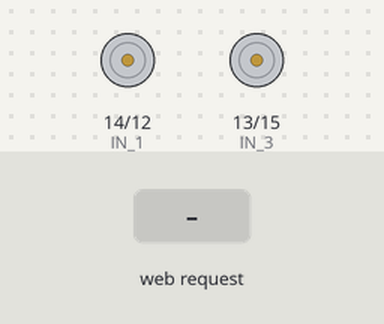
This sketch was run on a simulated ESP8266 (NodeMCU). On the bench: motor-driver pin pairs drawn as motors (green arrow = first pin HIGH = forward, orange = second pin HIGH = backward, longer = more drive, scaled by the enable pin). Inputs (shaded band) come from the test bench. What the sketch prints to the serial monitor is not drawn.

Above: at 1.2 s.
1.3 s: HTTP request GET /FL received
At 1.6 s:
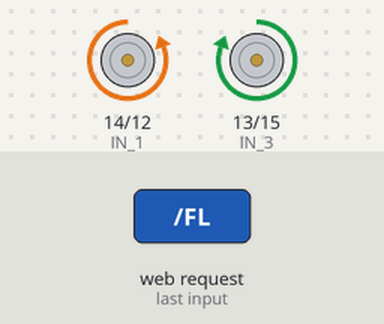
3.5 s: HTTP request GET /F2 received
5.0 s: HTTP request GET /FR received
At 5.5 s:
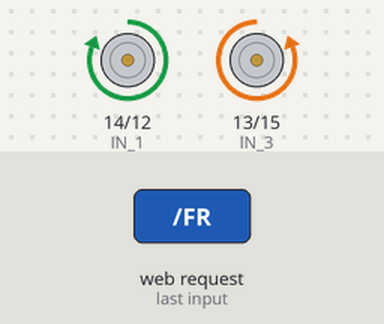
7.2 s: HTTP request GET /BL received
8.7 s: HTTP request GET /L2 received
10.2 s: HTTP request GET /S2 received
Timing chart, 0 to 12.7 s (numbered marks = the images above; inputs shaded):
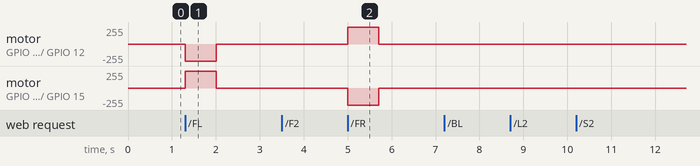

Measured:
- after the input at 1.3 s, motor on GPIO 14 (IN_1) / GPIO 12 (IN_2): stopped → backward 255/255 at once, → stopped 0.71 s later; motor on GPIO 13 (IN_3) / GPIO 15 (IN_4): stopped → forward 255/255 at once, → stopped 0.71 s later
- after the input at 5.0 s, motor on GPIO 14 (IN_1) / GPIO 12 (IN_2): stopped → forward 255/255 at once, → stopped 0.71 s later; motor on GPIO 13 (IN_3) / GPIO 15 (IN_4): stopped → backward 255/255 at once, → stopped 0.71 s later

The sketch:

sketch_may16a.ino
```cpp
#define ENA    5                                                                                                                                                        // Enable/speed motors Right          GPIO 5(D1)
//#define ENA_2  4          // Enable/speed motors Right_2        GPIO 4(D2)
#define ENB    0          // Enable/speed motors Left           GPIO 0(D3)
//#define ENB_2  2          // Enable/speed motors Left_2         GPIO 2(D4)
#define IN_1  14          // L298N in1 motors Right             GPIO14(D5)
#define IN_2  12          // L298N in2 motors Right             GPIO12(D6)
#define IN_3  13          // L298N in3 motors Left              GPIO13(D7)
#define IN_4  15          // L298N in4 motors Left              GPIO15(D8)
#include <ESP8266WiFi.h>
#include <WiFiClient.h>
#include <ESP8266WebServer.h>

/* Wifi ssid and pwd */
const char *ssid = "MY8266CAR";
const char *password = "12345678";

/* your car speed */
int speedCar = 0;         // 0 - 1023.  450
int speedInterval = 50;     //速度间隔
int speedTrun = 1.5;        //转弯系数  系数越大 左右两边转弯差速越大

ESP8266WebServer server(80);
String webPage = "";

/* 192.168.4.1 */
void handleRoot() {
  server.send(200, "text/html", "<h1>You are connected</h1>");
}

void setup() {
  webPage += "<div align=\"center\"><h1>ESP8266 CAR</h1>";
  webPage += "<a href=\"FL\"><button style=\"height:200px;width:200px\"><font size=\"20\">FL</font></button></a>";
  webPage += "<a href=\"F2\"><button style=\"height:200px;width:200px\"><font size=\"20\">FW</font></button></a>";
  webPage += "<a href=\"FR\"><button style=\"height:200px;width:200px\"><font size=\"20\">FR</font></button></a><br>";
  webPage += "<a href=\"L2\"><button style=\"height:200px;width:200px\"><font size=\"20\">LT</font></button></a>";
  webPage += "<a href=\"S2\"><button style=\"height:200px;width:200px\"><font size=\"20\">ST</font></button></a>";
  webPage += "<a href=\"R2\"><button style=\"height:200px;width:200px\"><font size=\"20\">RT</font></button></a><br>";
  webPage += "<a href=\"BL\"><button style=\"height:200px;width:200px\"><font size=\"20\">BL</font></button></a>";
  webPage += "<a href=\"B2\"><button style=\"height:200px;width:200px\"><font size=\"20\">BC</font></button></a>";
  webPage += "<a href=\"BR\"><button style=\"height:200px;width:200px\"><font size=\"20\">BR</font></button></a></div>";
  webPage += "<div align=\"center\"><h1>SPEED CHANGE</h1>";
  webPage += "<a href=\"SE1\"><button style=\"height:200px;width:200px\"><font size=\"20\">1</font></button></a>";
  webPage += "<a href=\"SE2\"><button style=\"height:200px;width:200px\"><font size=\"20\">2</font></button></a>";
  webPage += "<a href=\"SE3\"><button style=\"height:200px;width:200px\"><font size=\"20\">3</font></button></a><br>";
  webPage += "<a href=\"SE4\"><button style=\"height:200px;width:200px\"><font size=\"20\">4</font></button></a>";
  webPage += "<a href=\"SE5\"><button style=\"height:200px;width:200px\"><font size=\"20\">5</font></button></a>";
  webPage += "<a href=\"SE6\"><button style=\"height:200px;width:200px\"><font size=\"20\">6</font></button></a><br>";
  webPage += "<a href=\"SE7\"><button style=\"height:200px;width:200px\"><font size=\"20\">7</font></button></a>";
  webPage += "<a href=\"SE8\"><button style=\"height:200px;width:200px\"><font size=\"20\">8</font></button></a>";
  webPage += "<a href=\"SE9\"><button style=\"height:200px;width:200px\"><font size=\"20\">9</font></button></a>";

  // preparing GPIOs
  pinMode(ENA, OUTPUT);
  //digitalWrite(ENA, 0);
  pinMode(ENB, OUTPUT);
  //digitalWrite(ENB, 0);
  pinMode(IN_1, OUTPUT);
  // digitalWrite(IN_1, 0);
  pinMode(IN_2, OUTPUT);
  // digitalWrite(IN_2, 0);
  pinMode(IN_3, OUTPUT);
  // digitalWrite(IN_3, 0);
  pinMode(IN_4, OUTPUT);
  // digitalWrite(IN_4, 0);

  Serial.begin(115200);
  WiFi.softAP(ssid, password);

  server.on("/", []() {
    server.send(200, "text/html", webPage);
  });
  server.on("/FL", []() {
    server.send(200, "text/html", webPage);
    FL();
  });
  server.on("/F2", []() {
    server.send(200, "text/html", webPage);
    F2();
  });
  server.on("/FR", []() {
    server.send(200, "text/html", webPage);
    FR();
  });
  server.on("/L2", []() {
    server.send(200, "text/html", webPage);
    L2();
  });
  server.on("/S2", []() {
    server.send(200, "text/html", webPage);
    S2();
  });
  server.on("/R2", []() {
    server.send(200, "text/html", webPage);
    R2();
  });
  server.on("/BL", []() {
    server.send(200, "text/html", webPage);
    BL();
  });
  server.on("/B2", []() {
    server.send(200, "text/html", webPage);
    B2();
  });
  server.on("/BR", []() {
    server.send(200, "text/html", webPage);
    BR();
  });

  server.on("/SE1", []() {
    server.send(200, "text/html", webPage);
    CS(1);
  });
  server.on("/SE2", []() {
    server.send(200, "text/html", webPage);
    CS(2);
  });
  server.on("/SE3", []() {
    server.send(200, "text/html", webPage);
    CS(3);
  });
  server.on("/SE4", []() {
    server.send(200, "text/html", webPage);
    CS(4);
  });
  server.on("/SE5", []() {
    server.send(200, "text/html", webPage);
    CS(5);
  });
  server.on("/SE6", []() {
    server.send(200, "text/html", webPage);
    CS(6);
  });
  server.on("/SE7", []() {
    server.send(200, "text/html", webPage);
    CS(7);
  });
  server.on("/SE8", []() {
    server.send(200, "text/html", webPage);
    CS(8);
  });
  server.on("/SE9", []() {
    server.send(200, "text/html", webPage);
    CS (9);
  });

  server.begin();
  Serial.println("HTTP server started");
}

/*******************************************/

//左转90度
void FL() {
  analogWrite(ENA, 300);
  analogWrite(ENB, 300);
  digitalWrite(IN_1, 0);
  digitalWrite(IN_2, 1);

  digitalWrite(IN_3, 1);
  digitalWrite(IN_4, 0);

  delay(705);

  analogWrite(ENA, 0);
  analogWrite(ENB, 0);

}

void F2() {
  analogWrite(ENA, speedCar);
  analogWrite(ENB, speedCar);
  digitalWrite(IN_1, 0);
  digitalWrite(IN_2, 1);

  digitalWrite(IN_3, 0);
  digitalWrite(IN_4, 1);

}

 //右转90度
void FR() {
  analogWrite(ENA, 300);
  analogWrite(ENB, 300);
  digitalWrite(IN_1, 1);
  digitalWrite(IN_2, 0);

  digitalWrite(IN_3, 0);
  digitalWrite(IN_4, 1);

  delay(705);

  analogWrite(ENA, 0);
  analogWrite(ENB, 0);

}

void L2() {
  analogWrite(ENA, speedCar);
  analogWrite(ENB, speedCar);
  digitalWrite(IN_1, 0);
  digitalWrite(IN_2, 1);

  digitalWrite(IN_3, 1);
  digitalWrite(IN_4, 0);
}

void S2() {
  digitalWrite(IN_1, 0);
  digitalWrite(IN_2, 0);
  digitalWrite(IN_3, 0);
  digitalWrite(IN_4, 0);
}

void R2() {
  analogWrite(ENA, speedCar);
  analogWrite(ENB, speedCar);
  digitalWrite(IN_1, 1);
  digitalWrite(IN_2, 0);

  digitalWrite(IN_3, 0);
  digitalWrite(IN_4, 1);
}

void BL() {
  analogWrite(ENA, speedCar);
  analogWrite(ENB, speedCar / speedTrun);
  digitalWrite(IN_1, 1);
  digitalWrite(IN_2, 0);

  digitalWrite(IN_3, 1);
  digitalWrite(IN_4, 0);
}

void B2() {
  analogWrite(ENA, speedCar);
  analogWrite(ENB, speedCar);
  digitalWrite(IN_1, 1);
  digitalWrite(IN_2, 0);

  digitalWrite(IN_3, 1);
  digitalWrite(IN_4, 0);
}

void BR() {
  analogWrite(ENA, speedCar / speedTrun);
  analogWrite(ENB, speedCar);
  digitalWrite(IN_1, 1);
  digitalWrite(IN_2, 0);

  digitalWrite(IN_3, 1);
  digitalWrite(IN_4, 0);
}

void CS(int NUM) {
  //speedCar = 1023 - (9 - NUM) * speedInterval;
  speedCar =50 + NUM * speedInterval;
  analogWrite(ENA, speedCar);
  analogWrite(ENB, speedCar);
}

/*******************************************/

void loop() {
  server.handleClient();
}
```
